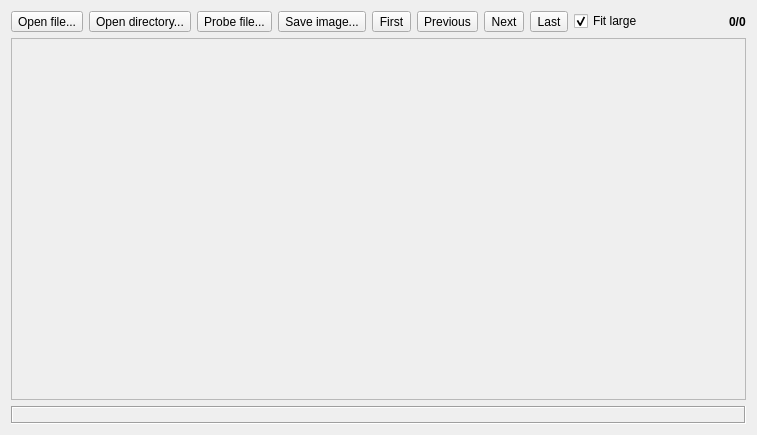
<?xml version="1.0" encoding="UTF-8"?>
<ui version="4.0">
 <class>QtSail</class>
 <widget class="QWidget" name="QtSail">
  <property name="geometry">
   <rect>
    <x>0</x>
    <y>0</y>
    <width>757</width>
    <height>435</height>
   </rect>
  </property>
  <property name="windowTitle">
   <string>Qt SAIL demo [hacker]</string>
  </property>
  <layout class="QGridLayout" name="gridLayout">
   <item row="0" column="0">
    <layout class="QHBoxLayout" name="horizontalLayout">
     <item>
      <widget class="QToolButton" name="pushOpen">
       <property name="text">
        <string>Open file...</string>
       </property>
      </widget>
     </item>
     <item>
      <widget class="QToolButton" name="pushOpenDir">
       <property name="text">
        <string>Open directory...</string>
       </property>
      </widget>
     </item>
     <item>
      <widget class="QToolButton" name="pushProbe">
       <property name="text">
        <string>Probe file...</string>
       </property>
      </widget>
     </item>
     <item>
      <widget class="QToolButton" name="pushSave">
       <property name="text">
        <string>Save image...</string>
       </property>
      </widget>
     </item>
     <item>
      <widget class="QToolButton" name="pushFirst">
       <property name="text">
        <string>First</string>
       </property>
      </widget>
     </item>
     <item>
      <widget class="QToolButton" name="pushPrevious">
       <property name="text">
        <string>Previous</string>
       </property>
      </widget>
     </item>
     <item>
      <widget class="QToolButton" name="pushNext">
       <property name="text">
        <string>Next</string>
       </property>
      </widget>
     </item>
     <item>
      <widget class="QToolButton" name="pushLast">
       <property name="text">
        <string>Last</string>
       </property>
      </widget>
     </item>
     <item>
      <widget class="QCheckBox" name="checkFit">
       <property name="text">
        <string>Fit large</string>
       </property>
       <property name="checked">
        <bool>true</bool>
       </property>
      </widget>
     </item>
     <item>
      <spacer name="horizontalSpacer">
       <property name="orientation">
        <enum>Qt::Horizontal</enum>
       </property>
       <property name="sizeHint" stdset="0">
        <size>
         <width>40</width>
         <height>20</height>
        </size>
       </property>
      </spacer>
     </item>
     <item>
      <widget class="QLabel" name="labelCounter">
       <property name="font">
        <font>
         <weight>75</weight>
         <bold>true</bold>
        </font>
       </property>
       <property name="text">
        <string>0/0</string>
       </property>
      </widget>
     </item>
    </layout>
   </item>
   <item row="2" column="0">
    <widget class="QLabel" name="labelStatus">
     <property name="font">
      <font>
       <weight>75</weight>
       <bold>true</bold>
      </font>
     </property>
     <property name="frameShape">
      <enum>QFrame::Box</enum>
     </property>
     <property name="frameShadow">
      <enum>QFrame::Sunken</enum>
     </property>
     <property name="textInteractionFlags">
      <set>Qt::LinksAccessibleByMouse|Qt::TextSelectableByMouse</set>
     </property>
    </widget>
   </item>
   <item row="1" column="0">
    <widget class="QScrollArea" name="scrollArea">
     <property name="widgetResizable">
      <bool>true</bool>
     </property>
     <widget class="QWidget" name="scrollAreaWidgetContents">
      <property name="geometry">
       <rect>
        <x>0</x>
        <y>0</y>
        <width>737</width>
        <height>361</height>
       </rect>
      </property>
     </widget>
    </widget>
   </item>
  </layout>
 </widget>
 <tabstops>
  <tabstop>scrollArea</tabstop>
  <tabstop>pushOpen</tabstop>
  <tabstop>pushOpenDir</tabstop>
  <tabstop>pushProbe</tabstop>
  <tabstop>pushSave</tabstop>
  <tabstop>pushFirst</tabstop>
  <tabstop>pushPrevious</tabstop>
  <tabstop>pushNext</tabstop>
  <tabstop>pushLast</tabstop>
  <tabstop>checkFit</tabstop>
 </tabstops>
 <resources/>
 <connections/>
 <designerdata>
  <property name="gridDeltaX">
   <number>5</number>
  </property>
  <property name="gridDeltaY">
   <number>5</number>
  </property>
  <property name="gridSnapX">
   <bool>true</bool>
  </property>
  <property name="gridSnapY">
   <bool>true</bool>
  </property>
  <property name="gridVisible">
   <bool>true</bool>
  </property>
 </designerdata>
</ui>
